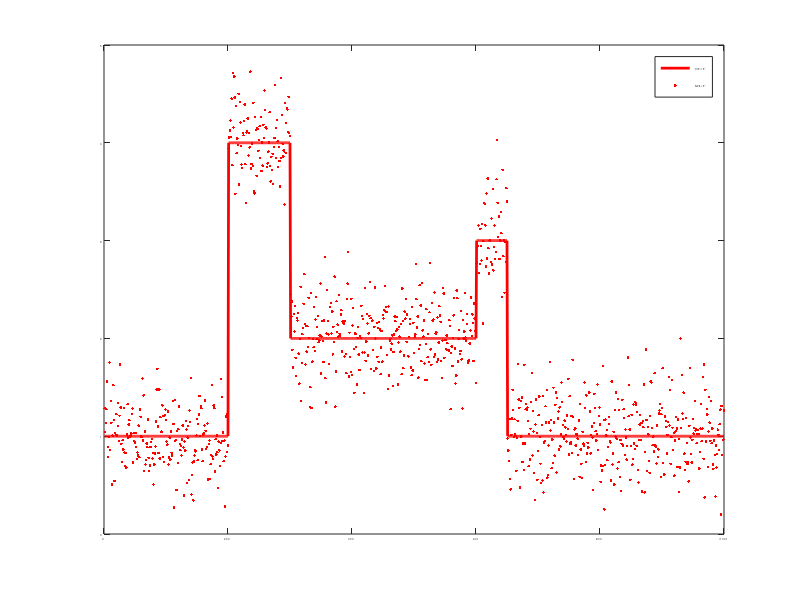

This chart was generated by the following MATLAB code: (Note: this script raises an error after producing the figure.)
function [Img1 Im1noi Img2 Im2noi] = LoadIData
%% This fucntion will load the data of image with noise
% image access rows and clumns/
Img1 = zeros(1000,1);
Img1(1:200) = 1;
Img1(201:300) = 4;
Img1(301:600) = 2;
Img1(601:650) = 3;
Img1(651:end) = 1;
% adding random gerenated noise to the iamge ========
Im1noi = Img1 + 0.3*randn(size(Img1));
figure(1);
% plot the image
plot(Img1,'r-','LineWidth',2);
hold on;
% plot noisy image
plot(Im1noi,'r.');
hlen = legend('CleanTest','NoisyTest');
set(hlen,'FontSize',20);
set(gca,'FontSize',2);

% input the imge to be denoised =======
Img2 = imread('data\cameraman.jpg');
Img2 = double(Img2);
r = 20;
% gernerate the random noise
Im2noi = Img2 + r*randn(size(Img2));
figure(2); 
% plot the image
subplot(1,2,1);
imshow(Img2,[]);
title('Orig-image-2','FontSize',20);
subplot(1,2,2);
% plot the noisy image
imshow(Im2noi,[]);
title('Noisy-image2','FontSize',20);